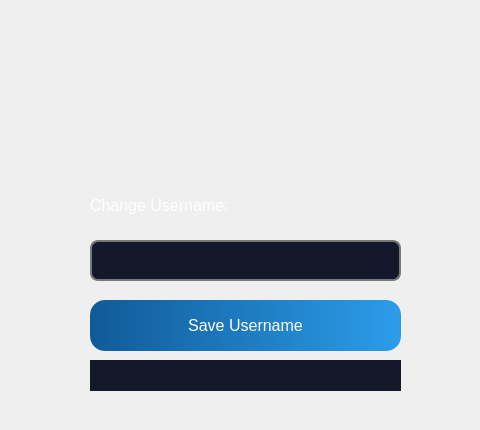
         <widget class="QWidget" name="editUser_page">
          <widget class="QLabel" name="label_46">
           <property name="geometry">
            <rect>
             <x>0</x>
             <y>140</y>
             <width>471</width>
             <height>281</height>
            </rect>
           </property>
           <property name="text">
            <string/>
           </property>
           <property name="pixmap">
            <pixmap resource="detechRs.qrc">:/images/images/rectangleShape.png</pixmap>
           </property>
           <property name="scaledContents">
            <bool>true</bool>
           </property>
          </widget>
          <widget class="QLineEdit" name="editUsernameField">
           <property name="geometry">
            <rect>
             <x>90</x>
             <y>240</y>
             <width>311</width>
             <height>41</height>
            </rect>
           </property>
           <property name="font">
            <font>
             <family>Roboto</family>
             <pointsize>-1</pointsize>
             <weight>50</weight>
             <italic>false</italic>
             <bold>false</bold>
            </font>
           </property>
           <property name="styleSheet">
            <string notr="true">QLineEdit{
font: 15px &quot;Roboto&quot;;
border: 2px solid rgb(121, 121, 121);
color:rgb(255, 255, 255);
background-color: rgba(19, 24, 42, 1);
border-radius: 8px;
padding-left: 15px;
}

QLineEdit:hover{
	border: 2px solid white;
}

QLineEdit:focus{
	border: 2px solid white;
}</string>
           </property>
           <property name="inputMask">
            <string notr="true"/>
           </property>
           <property name="echoMode">
            <enum>QLineEdit::Normal</enum>
           </property>
          </widget>
          <widget class="QLabel" name="label_35">
           <property name="geometry">
            <rect>
             <x>90</x>
             <y>190</y>
             <width>201</width>
             <height>31</height>
            </rect>
           </property>
           <property name="font">
            <font>
             <pointsize>12</pointsize>
            </font>
           </property>
           <property name="styleSheet">
            <string notr="true">background-color: rgb(0,0,0,0%);
color: rgb(255, 255, 255);</string>
           </property>
           <property name="text">
            <string>Change Username:</string>
           </property>
          </widget>
          <widget class="QPushButton" name="saveUsername_button">
           <property name="geometry">
            <rect>
             <x>90</x>
             <y>300</y>
             <width>311</width>
             <height>51</height>
            </rect>
           </property>
           <property name="font">
            <font>
             <pointsize>12</pointsize>
             <weight>50</weight>
             <italic>false</italic>
             <bold>false</bold>
            </font>
           </property>
           <property name="styleSheet">
            <string notr="true">QPushButton {
background-color: qlineargradient(spread:pad, x1:0, y1:0, x2:1, y2:0, stop:0 rgba(16, 91, 151, 255), stop:1 rgba(44, 156, 234, 255));
color: white;
border-radius: 15px;
}

QPushButton:hover {
    background: qradialgradient(
        cx: 0.3, cy: -0.4, fx: 0.3, fy: -0.4,
        radius: 1.35, stop: 0 rgb(119, 88, 127), stop: 1 rgb(28, 96, 255)
        );
    }

QPushButton:pressed {
    border-style: inset;
    background: qradialgradient(
        cx: 0.4, cy: -0.1, fx: 0.4, fy: -0.1,
        radius: 1.35, stop: 0 rgb(17, 21, 255), stop: 1 #ddd
        );
    }</string>
           </property>
           <property name="text">
            <string>Save Username</string>
           </property>
           <property name="icon">
            <iconset resource="detechRs.qrc">
             <normaloff>:/images/images/ri_login-circle-fill.png</normaloff>:/images/images/ri_login-circle-fill.png</iconset>
           </property>
           <property name="iconSize">
            <size>
             <width>30</width>
             <height>30</height>
            </size>
           </property>
          </widget>
          <widget class="QLabel" name="editUserLabel">
           <property name="geometry">
            <rect>
             <x>90</x>
             <y>360</y>
             <width>311</width>
             <height>31</height>
            </rect>
           </property>
           <property name="font">
            <font>
             <pointsize>12</pointsize>
            </font>
           </property>
           <property name="styleSheet">
            <string notr="true">color: rgb(250, 95, 85);
background-color: rgba(19, 24, 42, 1);
</string>
           </property>
           <property name="text">
            <string/>
           </property>
           <property name="alignment">
            <set>Qt::AlignCenter</set>
           </property>
          </widget>
         </widget>
